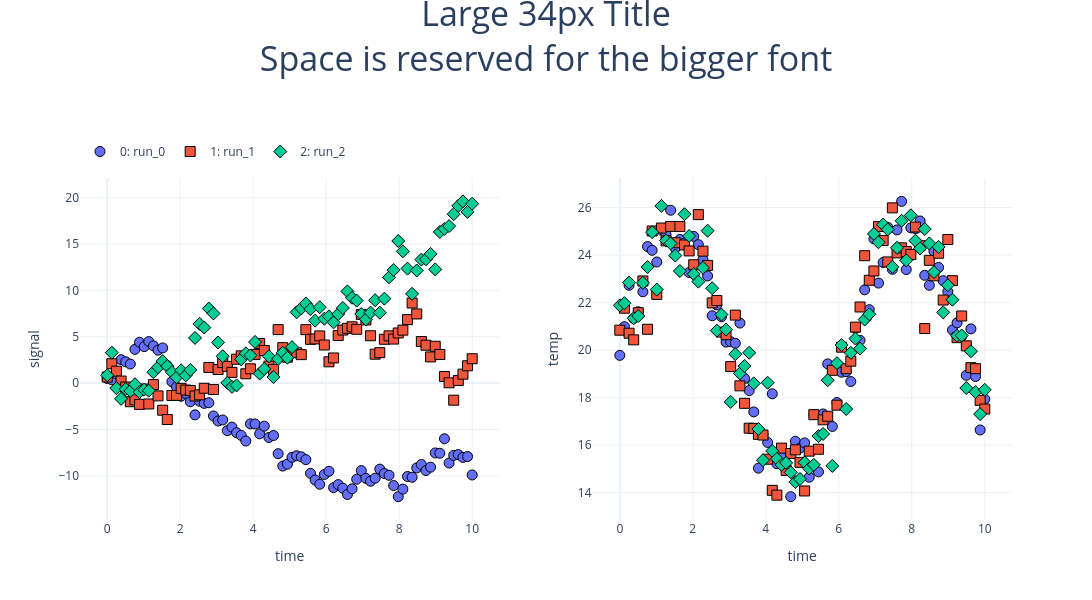

Notebook code cell kept with this figure:
### Markdown cell above
### 1d. Large title fonts reserve more space automatically

`set_font_sizes(suptitle=...)` is applied *after* the base layout is built, so the
top margin is re-reserved for the real font size — a big title still clears the
legend and isn't clipped at the top edge.

### Code cell
nb.set_font_sizes(suptitle=34)
fig = nb.plot(
    x='time', y=['signal', 'temp'],
    suptitle='Large 34px Title<br>Space is reserved for the bigger font',
    figsize=(11, 6),
)
nb.set_font_sizes(reset=True)   # don't leak the big font into later cells
fig
